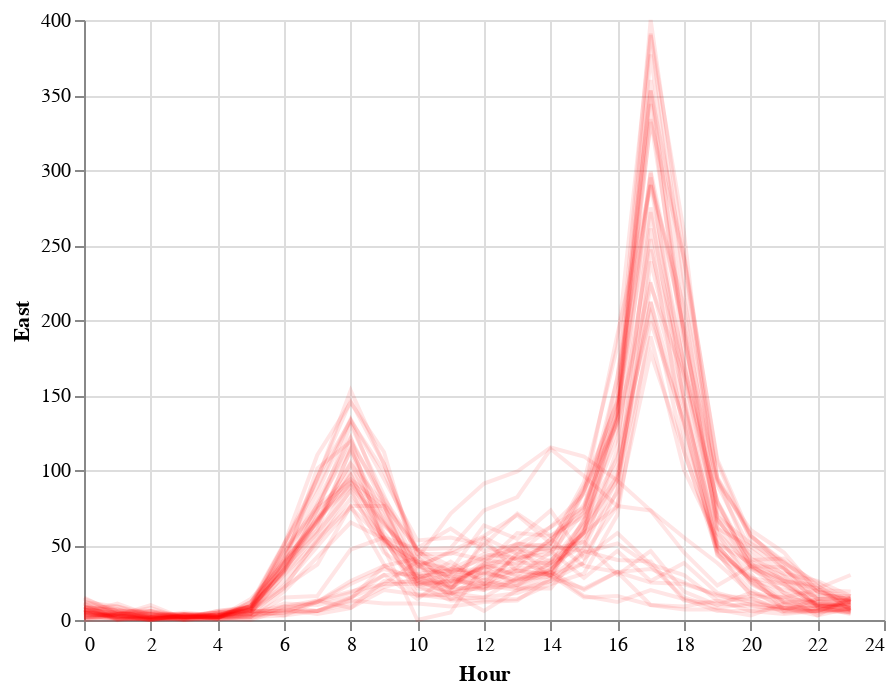

Notebook code cell kept with this figure:
### Code cell
c3 = alt.Chart(bike2_df[0:1000]).mark_line(opacity=0.1).encode(
    x=alt.X('Hour:Q'),
    y='East:Q',
    color=alt.Color('JulianDay:O',  legend=None, scale=alt.Scale(range=['red'])))
c3

### Figure 1 — Vega-Lite specification as saved in the notebook (floating-point values rounded to 4 significant figures; data arrays with more than 128 entries replaced by an {"elided": "..."} marker saying what was removed)
{"$schema": "https://vega.github.io/schema/vega-lite/v2.4.3.json", "config": {"view": {"height": 300, "width": 400}}, "data": {"values": {"elided": "1000 records"}}, "encoding": {"color": {"field": "JulianDay", "legend": null, "scale": {"range": ["red"]}, "type": "ordinal"}, "x": {"field": "Hour", "type": "quantitative"}, "y": {"field": "East", "type": "quantitative"}}, "mark": {"opacity": 0.1, "type": "line"}}
